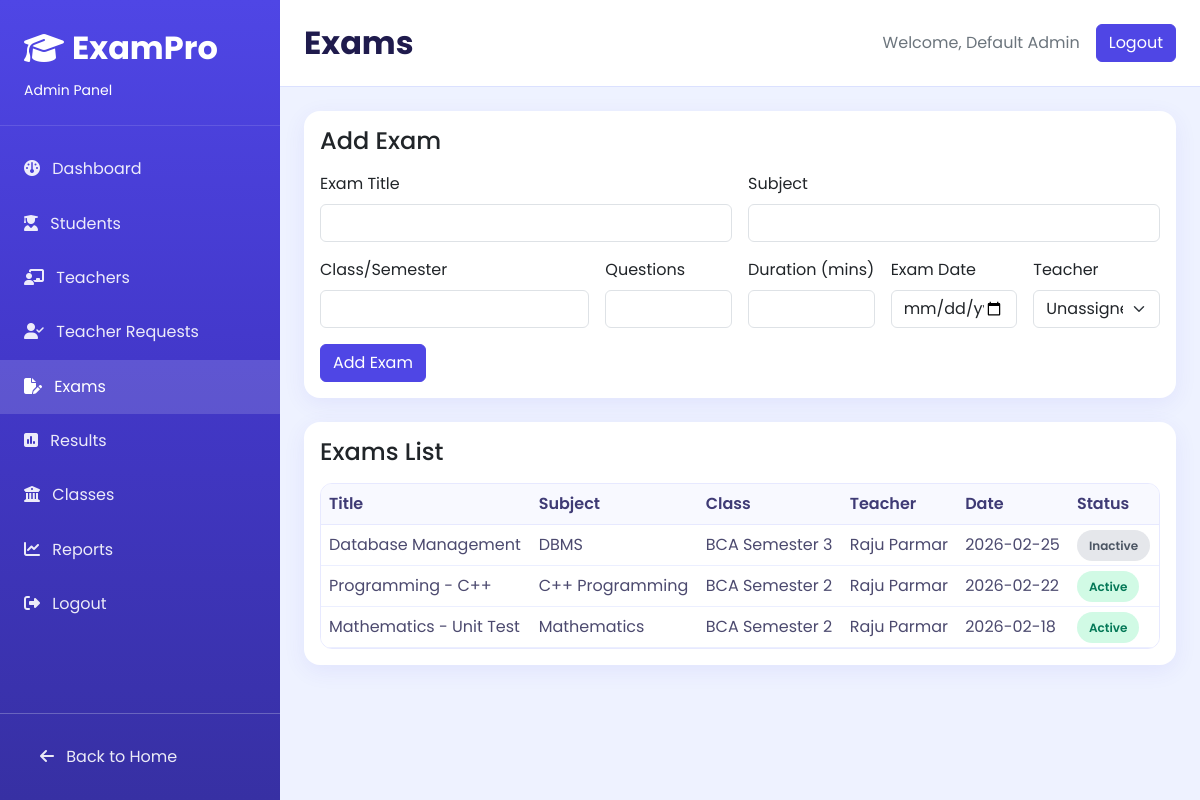
/pages/admin/exams.php (signed in), run on the app's committed database.
### tables this page shows
CREATE TABLE IF NOT EXISTS exams (
    id INT AUTO_INCREMENT PRIMARY KEY,
    teacher_id INT NULL,
    class_id INT NULL,
    title VARCHAR(200) NOT NULL,
    subject VARCHAR(100) NOT NULL,
    semester VARCHAR(50) DEFAULT 'Semester 2',
    total_questions INT NOT NULL,
    duration_minutes INT NOT NULL,
    status ENUM('scheduled', 'active', 'completed') DEFAULT 'scheduled',
    is_active TINYINT(1) NOT NULL DEFAULT 1,
    exam_date DATE NOT NULL,
    created_at TIMESTAMP DEFAULT CURRENT_TIMESTAMP,
    FOREIGN KEY (teacher_id) REFERENCES teachers(id) ON DELETE SET NULL,
    FOREIGN KEY (class_id) REFERENCES classes(id) ON DELETE SET NULL
);

CREATE TABLE IF NOT EXISTS teachers (
    id INT AUTO_INCREMENT PRIMARY KEY,
    registration_id VARCHAR(30) NULL UNIQUE,
    name VARCHAR(100) NOT NULL,
    first_name VARCHAR(80) DEFAULT NULL,
    last_name VARCHAR(80) DEFAULT NULL,
    email VARCHAR(120) NOT NULL UNIQUE,
    phone VARCHAR(20) DEFAULT NULL,
    password VARCHAR(255) NOT NULL,
    dob DATE DEFAULT NULL,
    gender VARCHAR(20) DEFAULT NULL,
    qualification VARCHAR(120) DEFAULT NULL,
    bed_status VARCHAR(20) DEFAULT NULL,
    university VARCHAR(150) DEFAULT NULL,
    passing_year SMALLINT DEFAULT NULL,
    experience_years DECIMAL(4,1) DEFAULT NULL,
    subjects VARCHAR(255) DEFAULT NULL,
    photo_path VARCHAR(255) DEFAULT NULL,
    signature_path VARCHAR(255) DEFAULT NULL,
    certificate_path VARCHAR(255) DEFAULT NULL,
    id_proof_path VARCHAR(255) DEFAULT NULL,
    status ENUM('pending','approved','rejected') NOT NULL DEFAULT 'approved',
    registration_step TINYINT UNSIGNED NOT NULL DEFAULT 0,
    rejection_reason TEXT DEFAULT NULL,
    approval_date DATETIME DEFAULT NULL,
    submitted_at DATETIME DEFAULT NULL,
    created_at TIMESTAMP DEFAULT CURRENT_TIMESTAMP,
    updated_at TIMESTAMP NULL DEFAULT CURRENT_TIMESTAMP ON UPDATE CURRENT_TIMESTAMP
);

### pages/admin/exams.php (the view, shortened to what this page needs)
<?php
require_once __DIR__ . '/includes/auth.php';
require_once __DIR__ . '/includes/layout.php';
$listStmt = $conn->prepare('SELECT e.id, e.title, e.subject, e.semester, e.total_questions, e.duration_minutes, e.exam_date, e.is_active, t.name AS teacher_name FROM exams e LEFT JOIN teachers t ON t.id = e.teacher_id ORDER BY e.id DESC LIMIT ?');
$limit = 20;
$listStmt->bind_param('i', $limit);
$listStmt->execute();
$exams = $listStmt->get_result()->fetch_all(MYSQLI_ASSOC);
?>
<div class="card content-card mb-4">
    <div class="card-body">
        <h2 class="h4 mb-3">Add Exam</h2>
        <form method="post" class="row g-3">
            <div class="col-md-6">
                <label class="form-label">Exam Title</label>
                <input type="text" name="title" class="form-control" required>
            </div>
            <div class="col-md-6">
                <label class="form-label">Subject</label>
                <input type="text" name="subject" class="form-control" required>
            </div>
            <div class="col-md-4">
                <label class="form-label">Class/Semester</label>
                <input type="text" name="semester" class="form-control" required>
            </div>
            <div class="col-md-2">
                <label class="form-label">Questions</label>
                <input type="number" name="total_questions" class="form-control" min="1" required>
            </div>
            <div class="col-md-2">
                <label class="form-label">Duration (mins)</label>
                <input type="number" name="duration_minutes" class="form-control" min="1" required>
            </div>
            <div class="col-md-2">
                <label class="form-label">Exam Date</label>
                <input type="date" name="exam_date" class="form-control" required>
            </div>
            <div class="col-md-2">
                <label class="form-label">Teacher</label>
                <select name="teacher_id" class="form-select">
                    <option value="">Unassigned</option>
                </select>
            </div>
            <div class="col-12">
                <button type="submit" class="btn btn-indigo">Add Exam</button>
            </div>
        </form>
    </div>
</div>
<div class="card content-card">
    <div class="card-body">
        <h2 class="h4 mb-3">Exams List</h2>
        <div class="table-responsive table-shell">
            <table class="table align-middle mb-0">
                <thead>
                <tr>
                    <th>Title</th>
                    <th>Subject</th>
                    <th>Class</th>
                    <th>Teacher</th>
                    <th>Date</th>
                    <th>Status</th>
                </tr>
                </thead>
                <tbody>
                <?php if (empty($exams)): ?>
                    <tr><td colspan="6" class="text-center text-secondary">No exams found.</td></tr>
                <?php else: ?>
                    <?php foreach ($exams as $exam): ?>
                        <tr>
                            <td><?= htmlspecialchars((string) $exam['title']) ?></td>
                            <td><?= htmlspecialchars((string) $exam['subject']) ?></td>
                            <td><?= htmlspecialchars((string) $exam['semester']) ?></td>
                            <td><?= htmlspecialchars((string) ($exam['teacher_name'] ?? 'Unassigned')) ?></td>
                            <td><?= htmlspecialchars((string) $exam['exam_date']) ?></td>
                            <td>
                                <?php $isActive = (int) ($exam['is_active'] ?? 0) === 1; ?>
                                <span class="badge-status <?= $isActive ? 'badge-active' : 'badge-inactive' ?>">
                                    <?= $isActive ? 'Active' : 'Inactive' ?>
                                </span>
                            </td>
                        </tr>
                    <?php endforeach; ?>
                <?php endif; ?>
                </tbody>
            </table>
        </div>
    </div>
</div>

### pages/admin/assets/admin.css (style rules this page uses)
:root { --ap-indigo: #4f46e5; --ap-indigo-dark: #3730a3; --ap-indigo-soft: #c7d2fe; --ap-bg: #eef2ff; --ap-panel: #ffffff; --ap-text: #1f1b4d; --ap-muted: #6b6b8c; }
body { font-family: 'Poppins', sans-serif; background: var(--ap-bg); color: var(--ap-text); }
.content-card { border: 0; border-radius: 16px; box-shadow: 0 6px 22px rgba(79, 70, 229, 0.08); }
.table-shell { border: 1px solid #e7e9ff; border-radius: 12px; overflow: hidden; }
.table-shell .table { margin-bottom: 0; }
.table-shell .table thead th { background: #f8f9ff; color: #3f3b75; border-bottom: 1px solid #e7e9ff; font-weight: 600; }
.table-shell .table td { border-color: #ecefff; color: #4c4a6f; }
.btn-indigo { background: var(--ap-indigo); color: #fff; border: 1px solid var(--ap-indigo); }
.badge-status { border-radius: 999px; padding: 0.45rem 0.75rem; font-weight: 600; font-size: 0.75rem; }
.badge-active { background: #d1fae5; color: #047857; }
.badge-inactive { background: #e5e7eb; color: #4b5563; }

### data on the page
exams: title "Database Management", subject "DBMS", semester "BCA Semester 3", teacher.name "Raju Parmar", exam_date "2026-02-25", is_active "Inactive"
exams: title "Programming - C++", subject "C++ Programming", semester "BCA Semester 2", teacher.name "Raju Parmar", exam_date "2026-02-22", is_active "Active"
exams: title "Mathematics - Unit Test", subject "Mathematics", semester "BCA Semester 2", teacher.name "Raju Parmar", exam_date "2026-02-18", is_active "Active"

### other printed values
$title "Exams"
$adminName "Default Admin"
